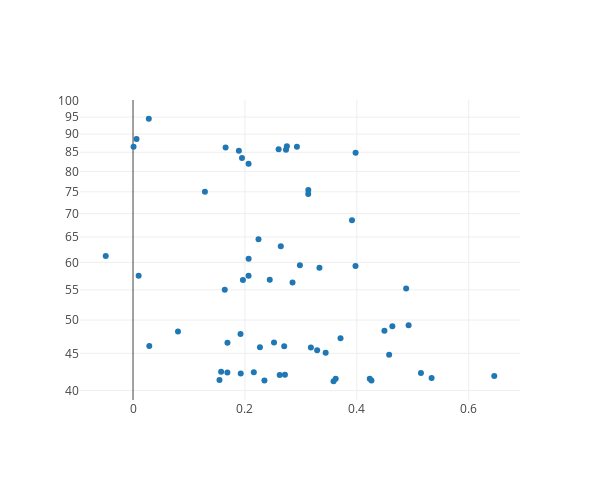

Notebook cell for this chart:
### Code cell
def myscatter(arg1, arg2, names=None):
    
    plotdata = []
    
    plotdata.append(Scatter(
        x = arg1,
        y = arg2,
        mode = 'markers'
    ))
    
    layout = Layout(
        autosize=False,
        width=600,
        height=480,
        yaxis=dict(
            type='log',
            autorange=True
        )
    )
    
    fig = Figure(data=plotdata, layout=layout)
    
    return iplot(fig)
    
myscatter(sharpes_array, mses_array)
# MSEs worse than linear regression
# no very good Sharpes
# weak correlation between MSEs, Sharpes, which is perplexing

### Figure 1 — Plotly figure (JSON) as saved in the notebook; plotly's stock layout.template omitted (floating-point values rounded to 4 significant figures)
{"data": [{"mode": "markers", "type": "scatter", "x": [0.2621, 0.5147, 0.4926, 0.2603, 0.2065, 0.1285, 0.0291, 0.2243, 0.2851, 0.3914, 0.2702, 0.1655, 0.2641, 0.01006, 0.252, 0.1925, 0.000934, -0.04875, 0.1964, 0.164, 0.4882, 0.02821, 0.1892, 0.3977, 0.3979, 0.293, 0.2444, 0.318, 0.2983, 0.1688, 0.3291, 0.3584, 0.2269, 0.4494, 0.1687, 0.2159, 0.4636, 0.3332, 0.1545, 0.3133, 0.2065, 0.2734, 0.3132, 0.2349, 0.6457, 0.3709, 0.2067, 0.4232, 0.3444, 0.4262, 0.3623, 0.1922, 0.1575, 0.08037, 0.4578, 0.2715, 0.5337, 0.00625, 0.1948, 0.275], "y": [42.03, 42.27, 49.19, 85.82, 81.96, 75.04, 46.05, 64.56, 56.31, 68.56, 46.01, 86.3, 63.12, 57.52, 46.57, 42.21, 86.51, 61.2, 56.76, 55.01, 55.25, 94.5, 85.42, 59.34, 84.87, 86.47, 56.81, 45.85, 59.47, 46.52, 45.44, 41.2, 45.87, 48.33, 42.36, 42.39, 49.04, 59.01, 41.36, 75.42, 57.53, 85.68, 74.49, 41.29, 41.88, 47.21, 60.68, 41.53, 45.07, 41.3, 41.52, 47.82, 42.44, 48.2, 44.78, 42.06, 41.62, 88.65, 83.44, 86.6]}], "layout": {"autosize": false, "height": 480, "width": 600, "yaxis": {"autorange": true, "type": "log"}}}
